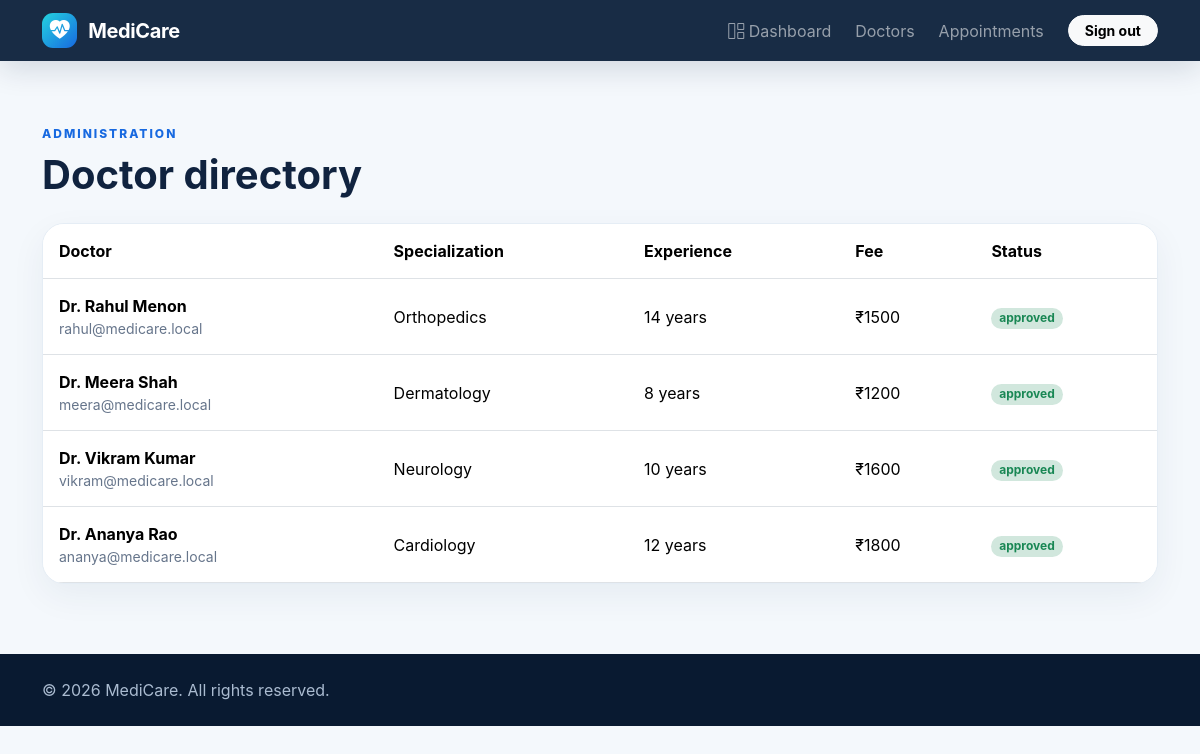
Page /admin/doctors (signed in) on the committed database.
### app.py (models this page shows)
class Doctor(db.Model):
    id = db.Column(db.Integer, primary_key=True)
    user_id = db.Column(db.Integer, db.ForeignKey('user.id'), unique=True, nullable=False)
    specialization = db.Column(db.String(120), nullable=False)
    qualification = db.Column(db.String(200))
    experience = db.Column(db.Integer, default=0)
    license_number = db.Column(db.String(100))
    consultation_fee = db.Column(db.Float, default=0)
    bio = db.Column(db.Text)
    status = db.Column(db.String(20), default='approved')
    user = db.relationship('User', backref=db.backref('doctor_profile', uselist=False))

class User(db.Model):
    id = db.Column(db.Integer, primary_key=True)
    name = db.Column(db.String(120), nullable=False)
    email = db.Column(db.String(160), unique=True, nullable=False)
    password_hash = db.Column(db.String(255), nullable=False)
    role = db.Column(db.String(20), nullable=False, default='patient')
    created_at = db.Column(db.DateTime, default=datetime.utcnow)

### app.py (the view)
@app.route('/admin/doctors')
@login_required('admin')
def admin_doctors(): return render_template('admin/doctors.html',doctors=Doctor.query.order_by(Doctor.id.desc()).all())

### app.py (called while the page is built)
def current_user():
    uid = session.get('user_id')
    return db.session.get(User, uid) if uid else None

@app.context_processor
def inject_globals():
    return {'current_user': current_user(), 'today': date.today()}

def login_required(role=None):
    def decorator(fn):
        @wraps(fn)
        def wrapper(*args, **kwargs):
            user = current_user()
            if not user:
                flash('Please sign in to continue.', 'warning')
                return redirect(url_for('login'))
            if role and user.role != role:
                flash('You do not have permission to access that page.', 'danger')
                return redirect(url_for('dashboard'))
            return fn(*args, **kwargs)
        return wrapper
    return decorator

### templates/admin/doctors.html
{% extends 'base.html' %}{% block title %}Manage Doctors{% endblock %}{% block content %}<div class="page"><div class="container"><div class="mb-4"><div class="eyebrow">Administration</div><h1 class="fw-bold mt-2">Doctor directory</h1></div><div class="cardx table-card"><div class="table-responsive"><table class="table align-middle mb-0"><thead><tr><th>Doctor</th><th>Specialization</th><th>Experience</th><th>Fee</th><th>Status</th></tr></thead><tbody>{% for d in doctors %}<tr><td><strong>{{d.user.name}}</strong><div class="small muted">{{d.user.email}}</div></td><td>{{d.specialization}}</td><td>{{d.experience}} years</td><td>₹{{'%.0f'|format(d.consultation_fee)}}</td><td><span class="badge bg-success-subtle text-success rounded-pill">{{d.status}}</span></td></tr>{% endfor %}</tbody></table></div></div></div></div>{% endblock %}

### static/css/style.css (style rules this page uses)
:root { --ink:#10233f;--muted:#66758b;--primary:#1769e0;--cyan:#19c3d1;--bg:#f4f8fc;--card:#fff }
* { box-sizing:border-box }
body { background:var(--bg);color:var(--ink);font-family:Inter,system-ui,-apple-system,"Segoe UI",sans-serif }
.eyebrow { text-transform:uppercase;letter-spacing:2px;font-size:.75rem;font-weight:800;color:var(--primary) }
.cardx { background:var(--card);border:1px solid #e5edf5;border-radius:22px;box-shadow:0 12px 35px rgba(24,50,80,.06) }
.page { padding:125px 0 70px }
.muted { color:var(--muted) }
.table-card { overflow:hidden }
.table> :not(caption)>*>* { padding:15px 16px }

### rows in the picture
Doctor: user.name "Dr. Rahul Menon", user.email "rahul@medicare.local", specialization "Orthopedics", experience "14", consultation_fee "1500", status "approved"
Doctor: user.name "Dr. Meera Shah", user.email "meera@medicare.local", specialization "Dermatology", experience "8", consultation_fee "1200", status "approved"
Doctor: user.name "Dr. Vikram Kumar", user.email "vikram@medicare.local", specialization "Neurology", experience "10", consultation_fee "1600", status "approved"
Doctor: user.name "Dr. Ananya Rao", user.email "ananya@medicare.local", specialization "Cardiology", experience "12", consultation_fee "1800", status "approved"
